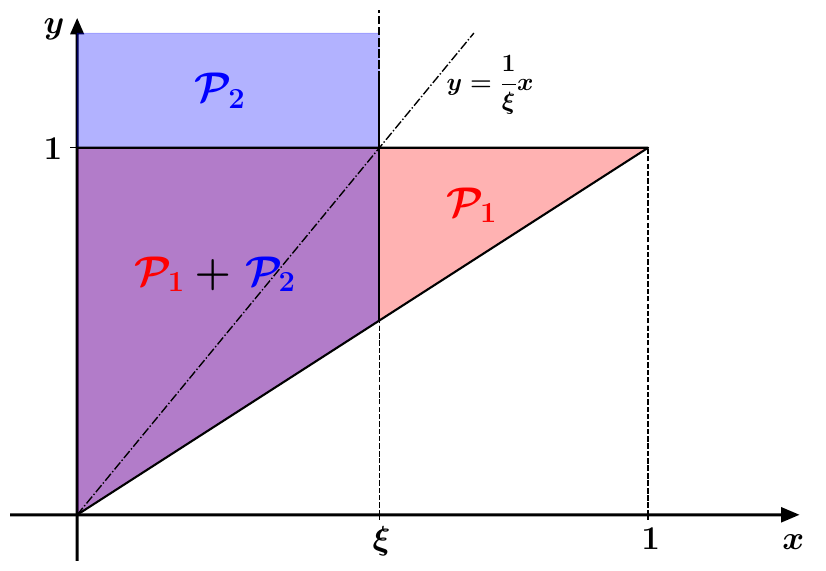

Recreate this plot in Python.
import numpy as np
import matplotlib.pyplot as plt
import MatplotlibSettings

xi = 0.5

plt.axis("off")
plt.arrow(-1.2, -1, 2.3, 0, lw = 2, head_width = 0.05, head_length = 0.04, fc = "k")
plt.arrow(-1, -1.2, 0, 2.3, lw = 2, head_width = 0.03, head_length = 0.05, fc = "k")
plt.plot([0.7, 0.7], [-1.02, -0.98], lw = 1, c = "k")
plt.plot([-1.02, -0.98], [0.6, 0.6], lw = 1, c = "k")
plt.plot([-0.1, -0.1], [-1.02, -0.98], lw = 1, c = "k")

plt.xlim(-1.2, 1.2)
plt.ylim(-1.2, 1.2)
plt.text(-1.1, 1.1, r"$y$")
plt.text(1.1, -1.15, r"$x$")

plt.text(-1.1, 0.55, r"$1$")
plt.text(0.68, -1.15, r"$1$")
plt.text(-0.12, -1.15, r"$\xi$")

plt.text(0.1, 0.3, r"$\mathcal{P}_1$", color = "red", fontsize = 30)
plt.text(-0.83, 0, r"$\mathcal{P}_1$", color = "red", fontsize = 30)
plt.text(-0.65, 0, r"$+$", color = "black", fontsize = 30)
plt.text(-0.5, 0, r"$\mathcal{P}_2$", color = "blue", fontsize = 30)
plt.text(-0.65, 0.8, r"$\mathcal{P}_2$", color = "blue", fontsize = 30)
plt.text(0.1, 0.85, r"$\displaystyle y = \frac{1}{\xi}x$", fontsize = 18)

t  = np.linspace(0.9, 1.2, 100)
t2 = np.linspace(-0.15, 0.9, 100)
t3 = np.linspace(-1, -0.15, 100)
t4 = np.linspace(-1, 0.6, 100)

x,  y  = [-1, 0.7, -1, -1], [-1, 0.6, 0.6, -1]
x1,  y1  = [-1, -0.1, -0.1, -1], [-1, -0.15, 1.1, 1.1]

plt.plot([-0.1 for y in t], t, "k--", lw = 1.5)
plt.plot([-0.1 for y in t2], t2, "k-", lw = 1.5)

plt.plot([-0.1 for y in t3], t3, "k--", lw = 1)
plt.plot([0.7 for y in t4], t4, "k--", lw = 1)

ys = np.linspace(-1, 1.1, 100)
def xs(ys):
    return 0.9 * ( ys + 1 ) / 1.6 - 1

plt.plot(xs(ys), ys, "k-.", lw = 1)

plt.plot(x,  y,  c = "k", lw = 1.5)
plt.fill(x, y, alpha = 0.3, color = "red")
plt.fill(x1, y1, alpha = 0.3, color = "blue")

plt.savefig('GPDIntDomain3.pdf')
#plt.show()
